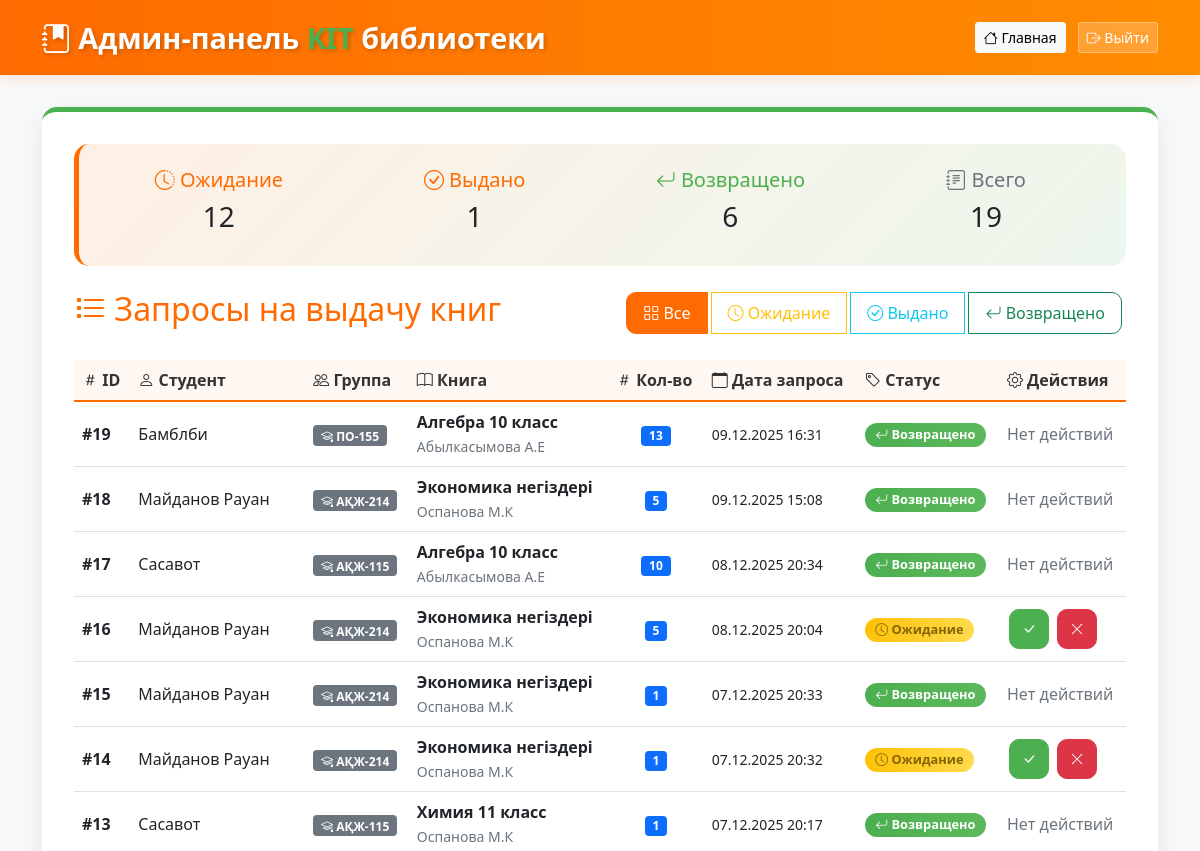
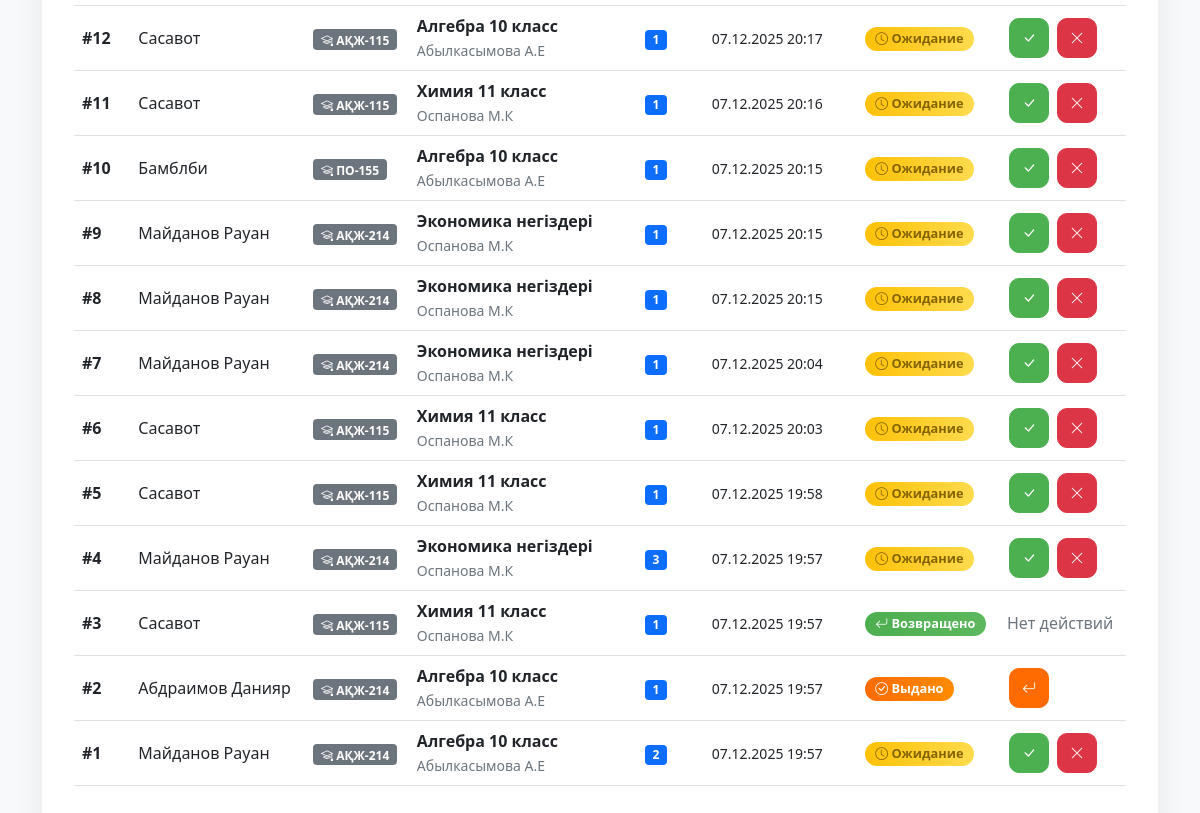
Before: /admin (signed in) with the older database file (2 pictures, top to bottom).
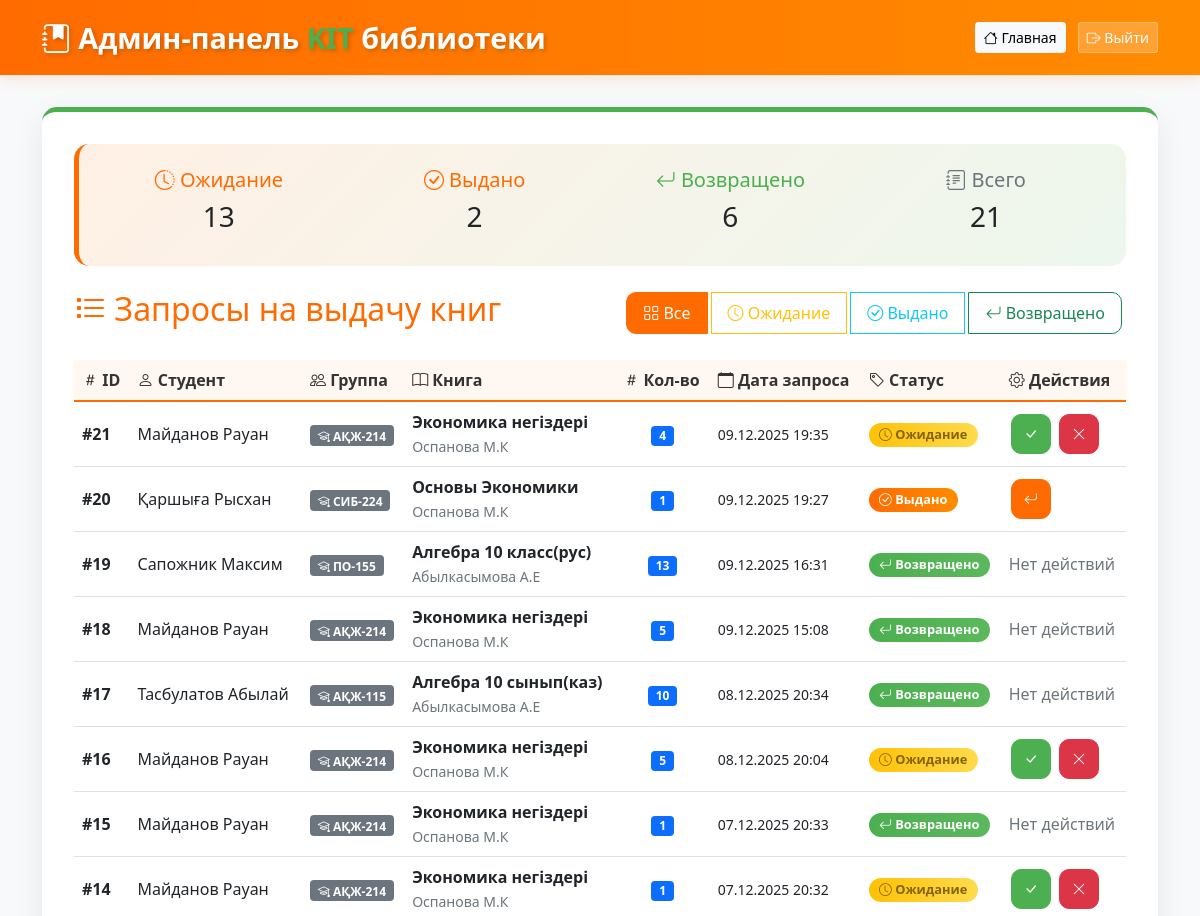
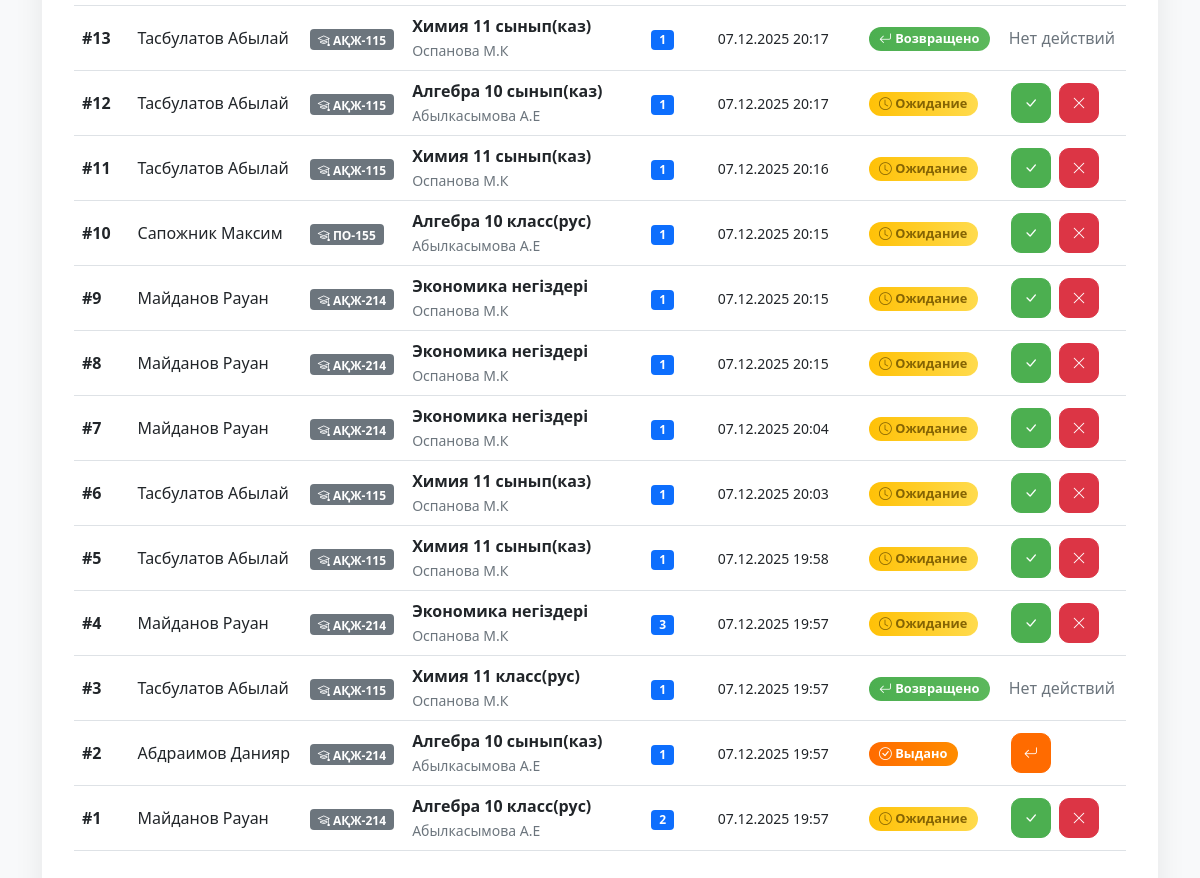
After: the same page with the newer database file (2 pictures, top to bottom).
### models.py (models this page shows, shortened)
class BookRequest(db.Model):
    __tablename__ = 'book_requests'
    id = db.Column(db.Integer, primary_key=True)
    request_number = db.Column(db.String(20), unique=True, nullable=True)
    student_id = db.Column(db.Integer, db.ForeignKey('students.id'), nullable=False)
    book_id = db.Column(db.Integer, db.ForeignKey('books.id'), nullable=False)
    request_date = db.Column(db.DateTime, nullable=False, default=db.func.now())  # Дата создания запроса
    issue_date = db.Column(db.DateTime)  # Дата выдачи (когда библиотекарь подтвердил)
    planned_return_date = db.Column(db.DateTime)  # Планируемая дата возврата (+90 минут)
    actual_return_date = db.Column(db.DateTime)  # Фактическая дата возврата
    quantity = db.Column(db.Integer, nullable=False, default=1)  # Количество взятых экземпляров
    status = db.Column(db.String(20), nullable=False, default='ожидание')  # статусы: ожидание, выдано, возвращено
    book = db.relationship('Book', backref='requests')

class Student(db.Model):
    __tablename__ = 'students'
    id = db.Column(db.Integer, primary_key=True)
    full_name = db.Column(db.String(100), nullable=False)  # ФИО
    group_id = db.Column(db.Integer, db.ForeignKey('groups.id'), nullable=False)
    book_requests = db.relationship('BookRequest', backref='student', lazy=True)

class Group(db.Model):
    __tablename__ = 'groups'
    id = db.Column(db.Integer, primary_key=True)
    name = db.Column(db.String(50), unique=True, nullable=False)  # Например: "АҚЖ-214"
    language = db.Column(db.String(10), nullable=False)  # "kz" или "ru"
    course = db.Column(db.Integer, nullable=False)  # 1 или 2
    students = db.relationship('Student', backref='group', lazy=True)

class Book(db.Model):
    __tablename__ = 'books'
    id = db.Column(db.Integer, primary_key=True)
    name = db.Column(db.String(200), nullable=False)  # Название книги
    author = db.Column(db.String(100), nullable=False)  # Автор книги
    year = db.Column(db.Integer, nullable=False)  # Год издания
    total_quantity = db.Column(db.Integer, nullable=False)  # Всего экземпляров
    available_quantity = db.Column(db.Integer, nullable=False)  # Доступно сейчас
    language = db.Column(db.String(10), nullable=False)  # Язык книги
    course = db.Column(db.Integer, nullable=False)  # Курс

### app.py (the view)
@app.route('/admin')
@admin_required
def admin_dashboard():
    requests = BookRequest.query.order_by(BookRequest.request_date.desc()).all()
    return render_template('admin.html', requests=requests)

### app.py (called while the page is built)
def admin_required(f):
    @wraps(f)
    def decorated_function(*args, **kwargs):
        if not session.get('admin_logged_in'):
            return redirect(url_for('admin_login'))
        return f(*args, **kwargs)
    return decorated_function

### templates/admin.html (shortened to what this page needs)
<!DOCTYPE html>
<html lang="ru">
<head>
    <link href="https://cdn.jsdelivr.net/npm/bootstrap@5.1.3/dist/css/bootstrap.min.css" rel="stylesheet">
    <link rel="stylesheet" href="https://cdn.jsdelivr.net/npm/bootstrap-icons@1.8.1/font/bootstrap-icons.css">
</head>
<body>
    <nav class="kit-header">
        <div class="container">
            <div class="d-flex justify-content-between align-items-center">
                <span class="kit-logo">
                    <i class="bi bi-journal-bookmark-fill"></i>
                    Админ-панель <span>KIT</span> библиотеки
                </span>
                <div>
                    <a href="{{ url_for('admin_dashboard') }}" class="btn btn-light btn-sm me-2">
                        <i class="bi bi-house"></i> Главная
                    </a>
                    <a href="{{ url_for('admin_logout') }}" class="btn btn-logout btn-sm text-white">
                        <i class="bi bi-box-arrow-right"></i> Выйти
                    </a>
                </div>
            </div>
        </div>
    </nav>
    <div class="container">
        <div class="admin-container">
            <div class="stats-card">
                <div class="row">
                    <div class="col-md-3 text-center">
                        <h5 style="color: var(--kit-orange);">
                            <i class="bi bi-clock-history"></i> Ожидание
                        </h5>
                        <h3>{{ requests|selectattr('status', 'equalto', 'ожидание')|list|length }}</h3>
                    </div>
                    <div class="col-md-3 text-center">
                        <h5 style="color: var(--kit-orange);">
                            <i class="bi bi-check-circle"></i> Выдано
                        </h5>
                        <h3>{{ requests|selectattr('status', 'equalto', 'выдано')|list|length }}</h3>
                    </div>
                    <div class="col-md-3 text-center">
                        <h5 style="color: var(--kit-green);">
                            <i class="bi bi-arrow-return-left"></i> Возвращено
                        </h5>
                        <h3>{{ requests|selectattr('status', 'equalto', 'возвращено')|list|length }}</h3>
                    </div>
                    <div class="col-md-3 text-center">
                        <h5 style="color: #6c757d;">
                            <i class="bi bi-journal-text"></i> Всего
                        </h5>
                        <h3>{{ requests|length }}</h3>
                    </div>
                </div>
            </div>
            <div class="d-flex justify-content-between align-items-center mb-4">
                <h2 style="color: var(--kit-orange);">
                    <i class="bi bi-list-task"></i> Запросы на выдачу книг
                </h2>
                <div class="btn-group">
                    <button class="btn filter-btn btn-outline-primary active" data-filter="all">
                        <i class="bi bi-grid"></i> Все
                    </button>
                    <button class="btn filter-btn btn-outline-warning" data-filter="waiting">
                        <i class="bi bi-clock"></i> Ожидание
                    </button>
                    <button class="btn filter-btn btn-outline-info" data-filter="issued">
                        <i class="bi bi-check-circle"></i> Выдано
                    </button>
                    <button class="btn filter-btn btn-outline-success" data-filter="returned">
                        <i class="bi bi-arrow-return-left"></i> Возвращено
                    </button>
                </div>
            </div>
            {% if requests %}
            <div class="table-responsive">
                <table class="table table-hover" id="requestsTable">
                    <thead class="table-light">
                        <tr>
                            <th><i class="bi bi-hash"></i> ID</th>
                            <th><i class="bi bi-person"></i> Студент</th>
                            <th><i class="bi bi-people"></i> Группа</th>
                            <th><i class="bi bi-book"></i> Книга</th>
                            <th><i class="bi bi-hash"></i> Кол-во</th>
                            <th><i class="bi bi-calendar"></i> Дата запроса</th>
                            <th><i class="bi bi-tag"></i> Статус</th>
                            <th><i class="bi bi-gear"></i> Действия</th>
                        </tr>
                    </thead>
                    <tbody>
                        {% for req in requests %}
                        <tr data-status="{{ req.status }}">
                            <td><strong>#{{ req.id }}</strong></td>
                            <td>{{ req.student.full_name if req.student else 'Неизвестно' }}</td>
                            <td>
                                {% if req.student and req.student.group %}
                                    <span class="badge bg-secondary">
                                        <i class="bi bi-mortarboard"></i> {{ req.student.group.name }}
                                    </span>
                                {% else %}
                                    -
                                {% endif %}
                            </td>
                            <td>
                                {% if req.book %}
                                    <strong>{{ req.book.name }}</strong><br>
                                    <small class="text-muted">{{ req.book.author }}</small>
                                {% else %}
                                    <span class="text-danger">Книга удалена</span>
                                {% endif %}
                            </td>
                            <td>
                                <span class="badge bg-primary">{{ req.quantity }}</span>
                            </td>
                            <td>
                                <small>
                                    {{ req.request_date.strftime('%d.%m.%Y %H:%M') if req.request_date else '-' }}
                                </small>
                            </td>
                            <td>
                                {% if req.status == 'ожидание' %}
                                    <span class="badge status-badge status-waiting">
                                        <i class="bi bi-clock"></i> Ожидание
                                    </span>
                                {% elif req.status == 'выдано' %}
                                    <span class="badge status-badge status-issued">
                                        <i class="bi bi-check-circle"></i> Выдано
                                    </span>
                                {% elif req.status == 'возвращено' %}
                                    <span class="badge status-badge status-returned">
                                        <i class="bi bi-arrow-return-left"></i> Возвращено
                                    </span>
                                {% endif %}
                            </td>
                            <td>
                                {% if req.status == 'ожидание' %}
                                    <button class="btn btn-success btn-sm action-btn"
                                        data-action="confirm"
                                        data-id="{{ req.id }}"
                                        title="Подтвердить выдачу"
                                        style="background: var(--kit-green); border-color: var(--kit-green);">
                                        <i class="bi bi-check-lg"></i>
                                    </button>
                                    <button class="btn btn-danger btn-sm action-btn"
                                        data-action="reject"
                                        data-id="{{ req.id }}"
                                        title="Отклонить запрос">
                                        <i class="bi bi-x-lg"></i>
                                    </button>
                                {% elif req.status == 'выдано' %}
                                    <button class="btn btn-primary btn-sm action-btn"
                                        data-action="return"
                                        data-id="{{ req.id }}"
                                        title="Отметить возврат"
                                        style="background: var(--kit-orange); border-color: var(--kit-orange);">
                                        <i class="bi bi-arrow-return-left"></i>
                                    </button>
                                {% else %}
                                    <span class="text-muted">Нет действий</span>
                                {% endif %}
                            </td>
                        </tr>
                        {% endfor %}
                    </tbody>
                </table>
            </div>
            {% endif %}
        </div>
    </div>
</body>
</html>

### templates/admin.html (style rules this page uses)
:root { --kit-orange: #ff6b00; --kit-green: #4CAF50; --kit-white: #ffffff; --kit-gray: #f8f9fa; }
body { background-color: #f8f9fa; font-family: 'Segoe UI', Tahoma, Geneva, Verdana, sans-serif; }
.kit-header { background: linear-gradient(90deg, var(--kit-orange) 0%, #ff8c00 100%); padding: 1rem 0; box-shadow: 0 4px 12px rgba(255, 107, 0, 0.15); }
.kit-logo { font-size: 1.8rem; font-weight: 700; color: white; text-shadow: 2px 2px 4px rgba(0,0,0,0.2); }
.kit-logo span { color: var(--kit-green); }
.status-badge { font-size: 0.8em; padding: 0.4em 0.8em; border-radius: 20px; font-weight: 600; }
.status-waiting { background: linear-gradient(90deg, #ffc107 0%, #ffdb4d 100%); color: #856404; }
.status-issued { background: linear-gradient(90deg, var(--kit-orange) 0%, #ff8c00 100%); color: white; }
.status-returned { background: linear-gradient(90deg, var(--kit-green) 0%, #5cb85c 100%); color: white; }
.action-btn { width: 40px; height: 40px; display: inline-flex; align-items: center; justify-content: center; margin: 2px; border-radius: 10px; transition: all 0.3s; }
.admin-container { background: white; border-radius: 15px; padding: 2rem; box-shadow: 0 10px 30px rgba(0,0,0,0.08); margin-top: 2rem; border-top: 5px solid var(--kit-green); }
.filter-btn { border-radius: 10px; padding: 0.5rem 1rem; margin: 0 0.25rem; }
.filter-btn.active { background: var(--kit-orange); color: white; border-color: var(--kit-orange); }
.stats-card { background: linear-gradient(135deg, rgba(255, 107, 0, 0.1) 0%, rgba(76, 175, 80, 0.1) 100%); border-radius: 15px; padding: 1.5rem; margin-bottom: 1.5rem; border-left: 5px solid var(--kit-orange); }
.table th { background-color: rgba(255, 107, 0, 0.05); color: #333; font-weight: 600; border-bottom: 2px solid var(--kit-orange); vertical-align: middle; }
.table td { vertical-align: middle; }
.table td:nth-child(5) { text-align: center; }
.btn-logout { background: rgba(255, 255, 255, 0.2); border: 1px solid rgba(255, 255, 255, 0.3); }

Changed rows visible on the page:
added BookRequest: id "21", student "Майданов Рауан", student.group.name "АҚЖ-214", book.name "Экономика негіздері", book.author "Оспанова М.К", quantity "4", request_date "09.12.2025 19:35", status "ожидание" (drawn)
added BookRequest: id "20", student "Қаршыға Рысхан", student.group.name "СИБ-224", book.name "Основы Экономики", book.author "Оспанова М.К", quantity "1", request_date "09.12.2025 19:27", status "выдано" (drawn)
changed through a linked row, BookRequest id 19: student "Бамблби" → "Сапожник Максим"; book.name "Алгебра 10 класс" → "Алгебра 10 класс(рус)"
changed through a linked row, BookRequest id 17: student "Сасавот" → "Тасбулатов Абылай"; book.name "Алгебра 10 класс" → "Алгебра 10 сынып(каз)"
changed through a linked row, BookRequest id 13: student "Сасавот" → "Тасбулатов Абылай"; book.name "Химия 11 класс" → "Химия 11 сынып(каз)"
changed through a linked row, BookRequest id 12: student "Сасавот" → "Тасбулатов Абылай"; book.name "Алгебра 10 класс" → "Алгебра 10 сынып(каз)"
changed through a linked row, BookRequest id 11: student "Сасавот" → "Тасбулатов Абылай"; book.name "Химия 11 класс" → "Химия 11 сынып(каз)"
changed through a linked row, BookRequest id 10: student "Бамблби" → "Сапожник Максим"; book.name "Алгебра 10 класс" → "Алгебра 10 класс(рус)"
changed through a linked row, BookRequest id 6: student "Сасавот" → "Тасбулатов Абылай"; book.name "Химия 11 класс" → "Химия 11 сынып(каз)"
changed through a linked row, BookRequest id 5: student "Сасавот" → "Тасбулатов Абылай"; book.name "Химия 11 класс" → "Химия 11 сынып(каз)"
changed through a linked row, BookRequest id 3: student "Сасавот" → "Тасбулатов Абылай"; book.name "Химия 11 класс" → "Химия 11 класс(рус)"
changed through a linked row, BookRequest "Абдраимов Данияр": book.name "Алгебра 10 класс" → "Алгебра 10 сынып(каз)"
changed through a linked row, BookRequest id 1: book.name "Алгебра 10 класс" → "Алгебра 10 класс(рус)"
Other visible differences:
{{ requests|selectattr('status', 'equalto', 'ожидание')|list|length }}: "12" → "13"
{{ requests|selectattr('status', 'equalto', 'выдано')|list|length }}: "1" → "2"
{{ requests|length }}: "19" → "21"
